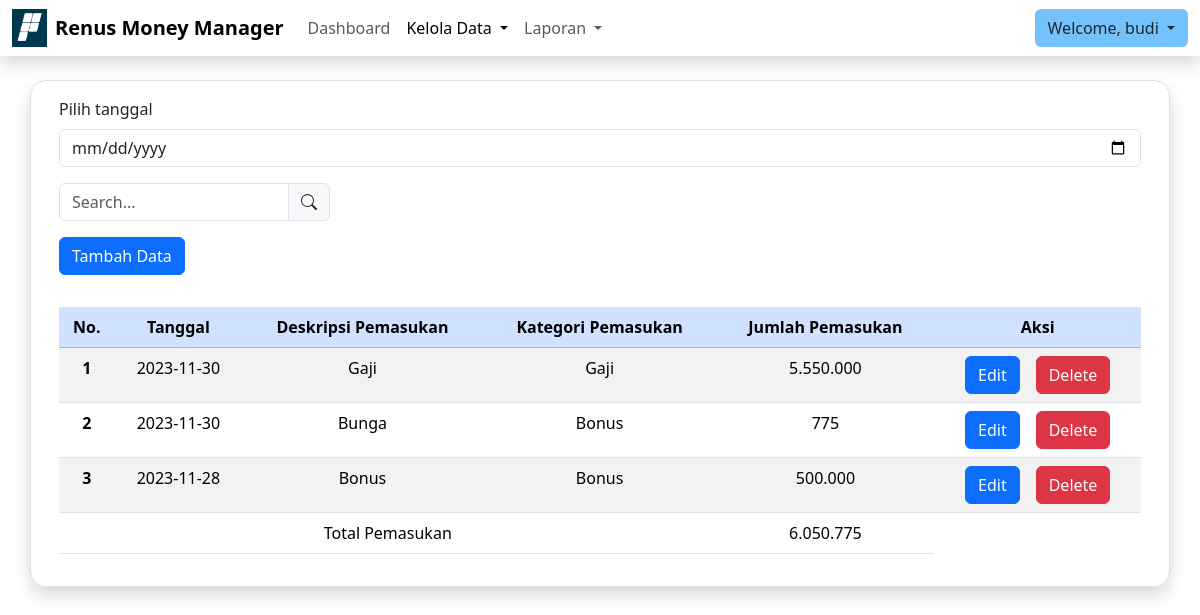
Page /kelolaPemasukan.php (signed in) on the committed database.
### tables this page shows
CREATE TABLE `pemasukan` (
  `id_pemasukan` int(11) NOT NULL,
  `tanggal` date NOT NULL,
  `deskripsi` varchar(50) NOT NULL,
  `id_kategori` int(11) NOT NULL,
  `jumlah` int(11) NOT NULL,
  `id_user` int(11) NOT NULL
);

CREATE TABLE `kategori_pemasukan` (
  `id_kategori` int(11) NOT NULL,
  `nama_kategori` varchar(255) NOT NULL
);

### functions/query.php (called while the page is built)
<?php
    $db = mysqli_connect('localhost', 'u749483805_cash', 'Ramadani1234?', 'u749483805_cash');
    if (mysqli_connect_error() == true) {
        die('Gagal terhubung ke database');
        return false;
    } else {
        return true;
    }
    function query($query) {
        global $db;
        $result = mysqli_query($db, $query);
        $rows = [];
        while( $row = mysqli_fetch_assoc($result) ) {
            $rows[] = $row;
        }
        return $rows;
    }
?>

### kelolaPemasukan.php (the view, shortened to what this page needs)
<?php
    require 'functions/query.php';
    if(isset($_COOKIE['login'])) {
        if ($_COOKIE['level'] == 'user') {
            $_SESSION['login'] = true;
            $username = $_COOKIE['login'];
            $id = $_COOKIE['id'];
        }
        elseif ($_COOKIE['level'] == 'admin') {
            $_SESSION['login'] = true;
            header('Location: kelolaPengguna');
        }
    }
    elseif ($_SESSION['role'] == 'user') {
        $username = $_SESSION['user'];
        $id = $_SESSION['id'];
    }
    else {
        if ($_SESSION['role'] == 'admin') {
            header('Location: kelolaPengguna');
            exit;
        }
    }
    if (isset($_GET['filter_tgl'])) {
        $date = $_GET['filter_tgl'];
        $queryPemasukan = "SELECT * FROM pemasukan
                            JOIN kategori_pemasukan ON pemasukan.id_kategori = kategori_pemasukan.id_kategori
                            WHERE tanggal = '$date' AND id_user = '$id'
                            ORDER BY tanggal DESC
                            ";
    } else {
        $queryPemasukan = "SELECT * FROM pemasukan
                            JOIN kategori_pemasukan ON pemasukan.id_kategori = kategori_pemasukan.id_kategori
                            WHERE id_user = '$id'
                            ORDER BY tanggal DESC
                            ";
    }
    $pemasukan = query($queryPemasukan);
?>
<!DOCTYPE html>
<html lang="en">
<head>
    <link href="https://cdn.jsdelivr.net/npm/bootstrap@5.3.2/dist/css/bootstrap.min.css" rel="stylesheet">
</head>
<body>
    <nav class="navbar navbar-expand-lg bg-white shadow sticky-top">
        <div class="container-fluid">
            <img src="img/rns.png" width="35px">
            <div class="ms-2 navbar-brand fw-bold">Renus Money Manager</div>
            <div class="collapse navbar-collapse" id="navbarSupportedContent">
                <ul class="navbar-nav me-auto mb-2 mb-lg-0">
                    <li class="nav-item">
                        <a class="nav-link" aria-current="page" href="dashboard">Dashboard</a>
                    </li>
                    <li class="nav-item dropdown">
                        <a class="nav-link active dropdown-toggle" href="#" role="button" data-bs-toggle="dropdown" aria-expanded="false">
                            Kelola Data
                        </a>
                    </li>
                    <li class="nav-item dropdown">
                        <a class="nav-link dropdown-toggle" href="#" role="button" data-bs-toggle="dropdown" aria-expanded="false">
                            Laporan
                        </a>
                    </li>
                </ul>
            </div>
            <div class="dropdown">
                <button class="btn dropdown-toggle" style="background: #73c2fb" type="button" data-bs-toggle="dropdown" aria-expanded="false">
                    Welcome, <?= $username ?>
                </button>
            </div>
        </div>
    </nav>
    <div class="container mt-4 border rounded-4 shadow">
        <div class="row">
            <div class="col">
                <div class="m-3">
                    <form action="kelolaPemasukan" method="GET">
                        <label for="filter" class="mb-2">Pilih tanggal</label>
                        <input type="date"x class="form-control" id="filter" name="filter_tgl" onchange="submit()">
                    </form>
                </div>
                <div class="m-3">
                    <form action="kelolaPemasukan" method="GET" id="search-form">
                        <div class="input-group mb-3 w-25">
                            <input type="text" class="form-control" placeholder="Search..." aria-label="Search" aria-describedby="search-bar" name="search_query">
                            <span class="input-group-text" id="search-bar" onclick="$('#search-form').submit()">
                            </span>
                        </div>
                    </form>
                </div>
                <div class="m-3">
                    <button type="button" class="btn btn-primary" data-bs-toggle="modal" data-bs-target="#modalTambah">
                        Tambah Data
                    </button>
                </div>
                <div class="p-3">
                    <table class="table table-striped text-center">
                        <thead>
                            <tr class="table-primary">
                            <th scope="col">No.</th>
                            <th scope="col">Tanggal</th>
                            <th scope="col">Deskripsi Pemasukan</th>
                            <th scope="col">Kategori Pemasukan</th>
                            <th scope="col">Jumlah Pemasukan</th>
                            <th scope="col">Aksi</th>
                            </tr>
                        </thead>
                        <tbody>
                            <?php
                                $index = 1;
                                $totalPemasukan = 0;
                            ?>
                            <?php foreach($pemasukan as $p) : ?>
                            <tr>
                                <th scope="row"> <?= $index ?> </th>
                                <td> <?= $p['tanggal'] ?> </td>
                                <td> <?= $p['deskripsi'] ?> </td>
                                <td> <?= $p['nama_kategori'] ?> </td>
                                <td> <?= str_replace(',', '.', number_format($p['jumlah'])); ?> </td>
                                <td>
                                    <div class="d-flex justify-content-center">
                                        <button type="button" class="btn btn-primary me-3" data-bs-toggle="modal" data-bs-target="#modalEdit"
                                                data-tgl="<?= $p['tanggal'] ?>" data-deskripsi="<?= $p['deskripsi'] ?>"
                                                data-jumlah="<?= $p['jumlah'] ?>" data-id-pemasukan="<?= $p['id_pemasukan'] ?>">
                                            Edit
                                        </button>
                                        <form action="functions/hapusData" method="POST">
                                            <button type="submit" class="btn btn-danger">Delete</button>
                                        </form>
                                    </div>
                                </td>
                            </tr>
                            <?php
                                $index++;
                                $totalPemasukan += $p['jumlah'];
                            ?>
                            <?php endforeach; ?>
                            <?php if (count($pemasukan) > 0) : ?>
                            <tr>
                                <td colspan="4">Total Pemasukan</td>
                                <td> <?= str_replace(',', '.', number_format($totalPemasukan)); ?> </td>
                            </tr>
                            <?php endif; ?>
                        </tbody>
                    </table>
                </div>
            </div>
        </div>
    </div>
</body>
</html>

### rows in the picture
pemasukan: tanggal "2023-11-30", deskripsi "Gaji", id_kategori.nama_kategori "Gaji", jumlah "5.550.000"
pemasukan: tanggal "2023-11-30", deskripsi "Bunga", id_kategori.nama_kategori "Bonus", jumlah "775"
pemasukan: tanggal "2023-11-28", deskripsi "Bonus", id_kategori.nama_kategori "Bonus", jumlah "500.000"

### other values in the picture
$username "budi"
str_replace(',', '.', number_format($totalPemasukan)) "6.050.775"
